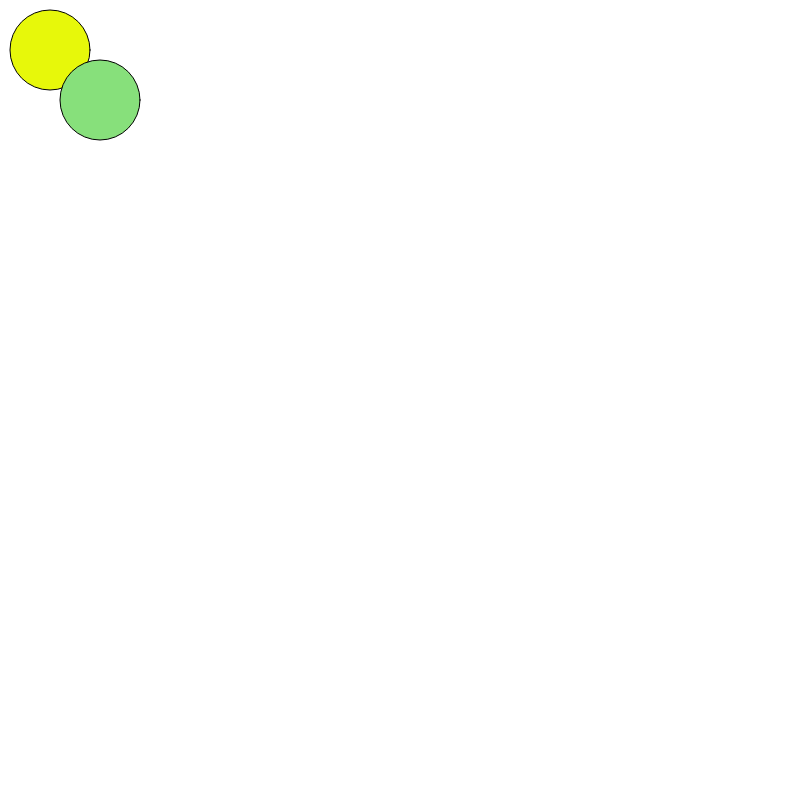
Frame 1 (no input)
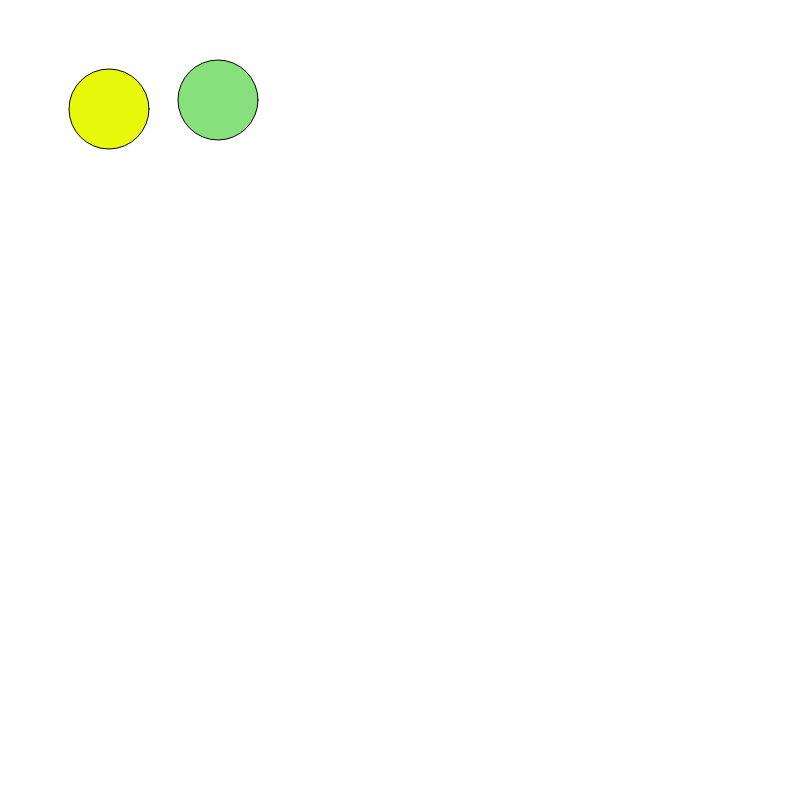
Frame 60 (no input)
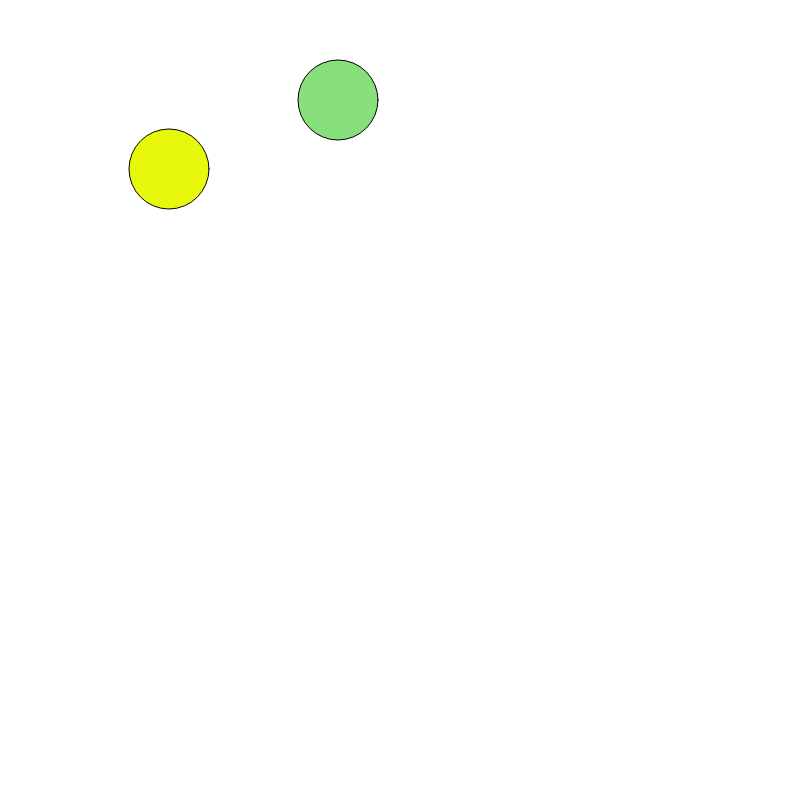
Frame 120 (the mouse pressed at the canvas centre since frame 60)

The p5.js sketch that drew these frames (run headless with seeded random() and noise() and a simulated clock; from frame 60 on, the mouse is pressed at the canvas centre):

// p5.js sketch
// ── sketch.js
// Zombulator by Taylor Slye

var zombiex = 50;
var zombie2x = 100;
var bouncing = 1;
var colour = Math.floor(Math.random()*256);
var colour2 = Math.floor(Math.random()*256);
var colour3 = Math.floor(Math.random()*256);
function setup() {
	createCanvas(800, 800);
}

function draw() {
	background(255, 255, 255);
	fill(colour, colour2, colour3);
		ellipse(zombiex, zombiex, 80, 80);
	fill(135, 224, 123);
		ellipse(zombie2x, 100, 80, 80);
		zombiex = zombiex + bouncing;
		zombie2x = zombie2x +2;
	if (zombiex >= 800) {
		bouncing = -1.5*bouncing;
		colour = Math.floor(Math.random()*256);
		colour2 = Math.floor(Math.random()*256);
		colour3 = Math.floor(Math.random()*256);
	}
	 if (zombie2x >= 800) {
		zombie2x = 0;
	 }
	 if (zombiex <= 0) {
	 	bouncing = -1.5 * bouncing;
	 	colour = Math.floor(Math.random()*256);
		colour2 = Math.floor(Math.random()*256);
		colour3 = Math.floor(Math.random()*256);
	 }
}
